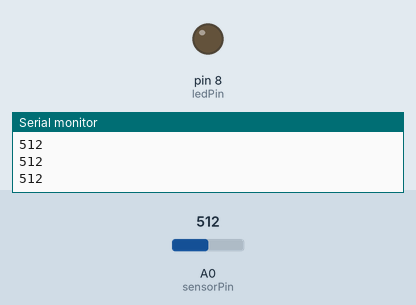
This sketch was run on a simulated Arduino Uno, built with avr-gcc and run on an emulated ATmega328P. Parts: output pins drawn as LEDs (lit = HIGH), the last lines printed to the serial monitor. Inputs (shaded band) come from the test bench; at power-on: A0 (sensorPin) = 512.

Above: at 1.2 s.
1.3 s: A0 (sensorPin) set to 132
2.8 s: A0 (sensorPin) set to 119
At 4.0 s:
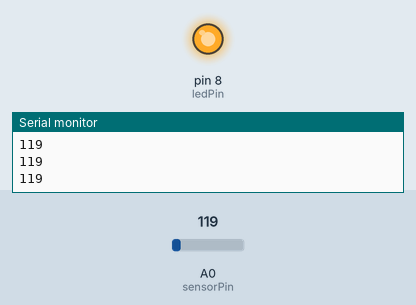
4.3 s: A0 (sensorPin) set to 135
At 5.3 s:
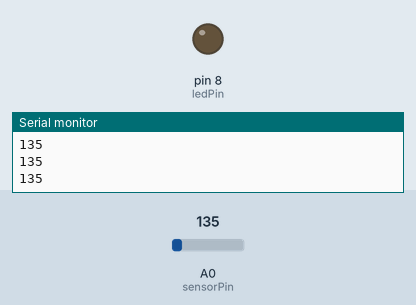
5.8 s: A0 (sensorPin) set to 122
At 6.5 s:
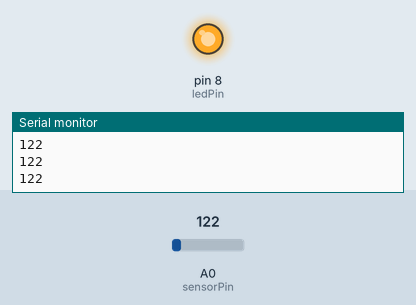
Timing chart, 0 to 8.3 s (numbered marks = the images above; inputs shaded):
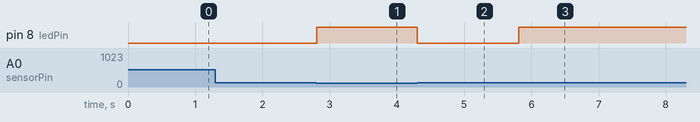

The sketch:

13_constrain_map.ino
```cpp
  int ledPin = 8;
  int sensorPin = A0;
  int sensorVal = 0;


void setup() {
  pinMode(ledPin, OUTPUT);
  Serial.begin(9600);
  pinMode (sensorPin, INPUT);
}

void loop() {
  sensorVal = analogRead(sensorPin);
  Serial.println(sensorVal);

 // sensorVal = map(sensorVal, 0, 400, 0, 255);
 // sensorVal = constrain(sensorVal, 0, 255);

 if(sensorVal < 125) {
    digitalWrite(ledPin, HIGH);
 }
 else {
     digitalWrite(ledPin, LOW);
 }
}
```

Measured:
- the behaviour switches between 125 and 124 on A0 (sensorPin) (found by bisection; images 0 and 1)
- after the input at 2.8 s, pin 8 (ledPin): LOW → HIGH at once
- after the input at 4.3 s, pin 8 (ledPin): HIGH → LOW at once
- after the input at 5.8 s, pin 8 (ledPin): LOW → HIGH at once
